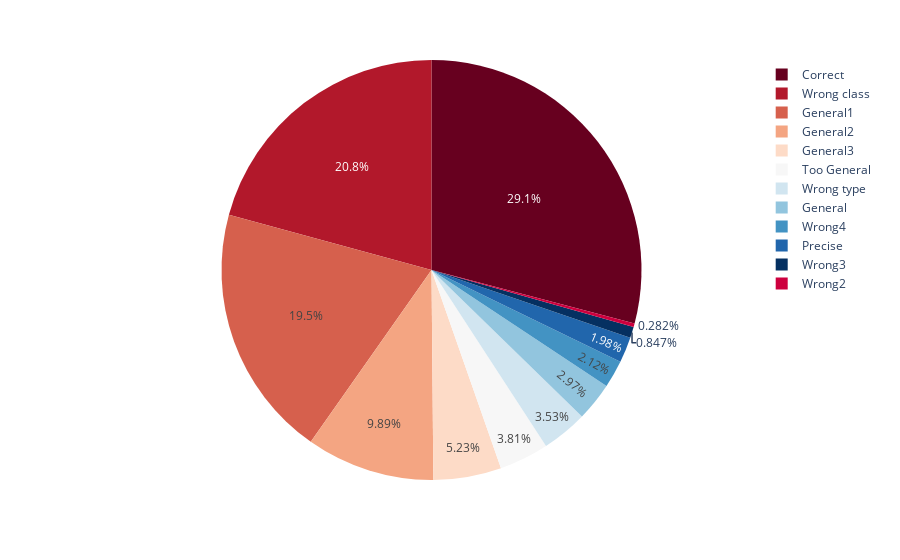

Source (notebook cell):
### Code cell
fig = px.pie(error_type, values='word', names='error_type',color_discrete_sequence=px.colors.sequential.RdBu)
fig.show()

### Figure 1 — Plotly figure (JSON) as saved in the notebook; plotly's stock layout.template omitted (floating-point values rounded to 4 significant figures)
{"data": [{"domain": {"x": [0, 1], "y": [0, 1]}, "hoverlabel": {"namelength": 0}, "hovertemplate": "error_type=%{label}<br>word=%{value}", "labels": ["Correct", "General", "General1", "General2", "General3", "Precise", "Too General", "Wrong class", "Wrong type", "Wrong2", "Wrong3", "Wrong4"], "legendgroup": "", "name": "", "showlegend": true, "type": "pie", "values": [206, 21, 138, 70, 37, 14, 27, 147, 25, 2, 6, 15]}], "layout": {"legend": {"tracegroupgap": 0}, "margin": {"t": 60}, "piecolorway": ["rgb(103,0,31)", "rgb(178,24,43)", "rgb(214,96,77)", "rgb(244,165,130)", "rgb(253,219,199)", "rgb(247,247,247)", "rgb(209,229,240)", "rgb(146,197,222)", "rgb(67,147,195)", "rgb(33,102,172)", "rgb(5,48,97)"]}}
